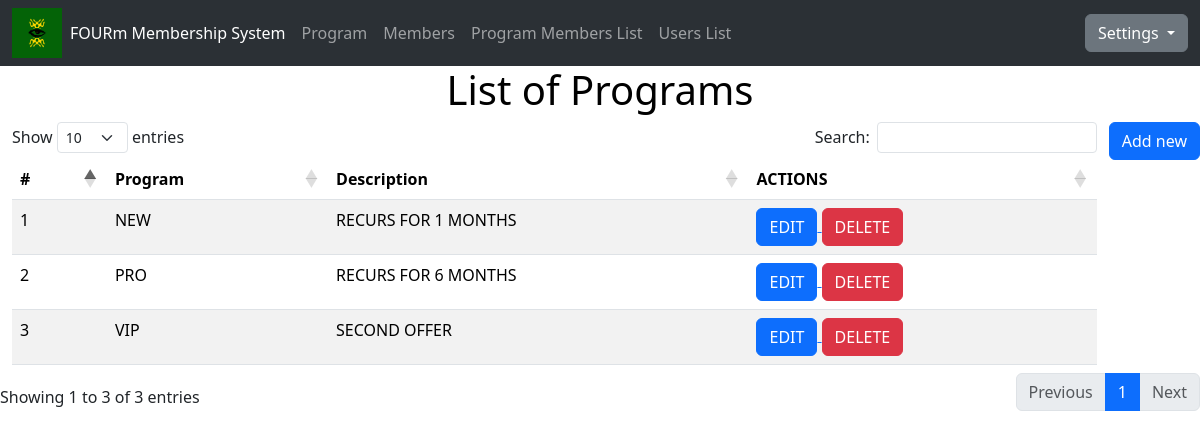
Page /program/ on the committed database.
### webapp/models.py (models this page shows, shortened)
class Program(models.Model):
    program = models.CharField(max_length=50, null=True)
    description = models.CharField(max_length=50, null=True)
    started_date = models.DateField(null=True)

### webapp/views.py (the view)
def program(request):
     programs = Program.objects.all()
     context = {
        'programs': programs,
    }
     return render(request,  'pages/program.html', context)

### webapp/templates/pages/program.html (shortened to what this page needs)
{% extends 'pages/index.html' %}
{% load static %}
{% block content %}
<html>
    <head>
    </head>
    <center>
        <h1>List of Programs</h1>
        </center>
    <body>
        <a href="{% url 'program_create' %}">
            <input class="btn btn-primary" type="submit" style= "float: right"value="Add new">
        </a>
<table id="example" class="table table-striped" style="width:100%">
    <thead>
        <tr>
            <th>#</th>
            <th>Program</th>
            <th>Description</th>
            <th class="float-right">ACTIONS</th>
        </tr>
    </thead>
    <tbody>
        {% for abc in programs %}
        <tr>
            <td>{{abc.id}}</td>
            <td>{{abc.program}}</td>
            <td>{{abc.description}}</td>
            <td class="float-right">
                <a href="{% url 'program_edit' abc.id %}">
                <button class="btn btn-primary badge-pill"> EDIT </button>
            </a>
            <a href="{% url 'program_delete' abc.id %}">
                <button class="btn btn-danger badge-pill"> DELETE </button>
            </a>
            </td>
        </tr>
        {% endfor %}
</table>
    {% endblock %}

### webapp/static/css/style.css (style rules this page uses)
h1 { color:black }
html { height: 100%; }
body { flex-direction: column; }

### rows in the picture
Program: id "1", program "NEW", description "RECURS FOR 1 MONTHS"
Program: id "2", program "PRO", description "RECURS FOR 6 MONTHS"
Program: id "3", program "VIP", description "SECOND OFFER"
